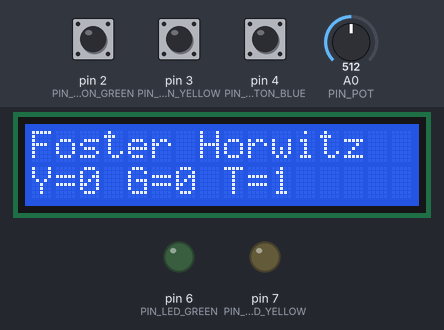
Recording of a sketch running on a simulated Arduino Uno, built with avr-gcc and run on an emulated ATmega328P. On the bench: 16×2 character LCD, output pins drawn as LEDs (lit = HIGH). The inputs (shaded band) are chosen by the test bench; at power-on: pin 2 (PIN_PUSHBUTTON_GREEN) HIGH, pin 3 (PIN_PUSHBUTTON_YELLOW) HIGH, pin 4 (PIN_PUSHBUTTON_BLUE) HIGH, A0 (PIN_POT) = 512. What the sketch prints to the serial monitor is not drawn.

Above: at 1.2 s.
1.3 s: pin 2 (PIN_PUSHBUTTON_GREEN) pulled LOW for 0.15 s
At 2.8 s:
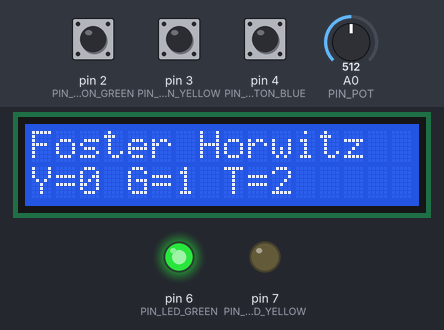
4.4 s: pin 3 (PIN_PUSHBUTTON_YELLOW) pulled LOW for 0.15 s
At 5.6 s:
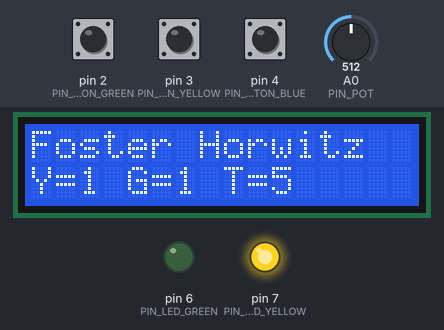
7.5 s: pin 4 (PIN_PUSHBUTTON_BLUE) pulled LOW for 0.15 s
At 8.8 s:
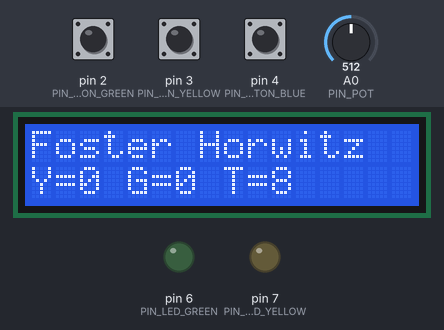
9.5 s: pin 2 (PIN_PUSHBUTTON_GREEN) pulled LOW for 1 s
At 11.5 s:
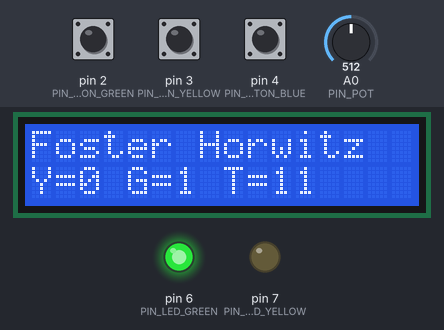
12.0 s: pin 3 (PIN_PUSHBUTTON_YELLOW) pulled LOW for 1 s
At 13.8 s:
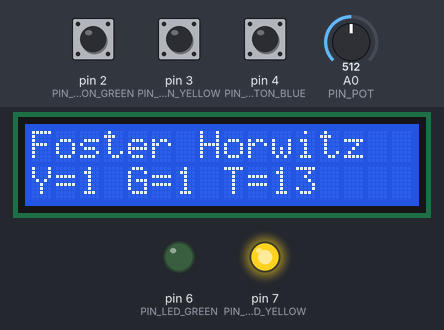
14.5 s: pin 4 (PIN_PUSHBUTTON_BLUE) pulled LOW for 1 s
At 15.6 s:
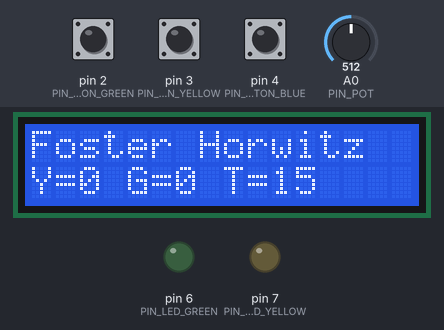
Timing chart, 0 to 17.5 s (numbered marks = the images above; inputs shaded):
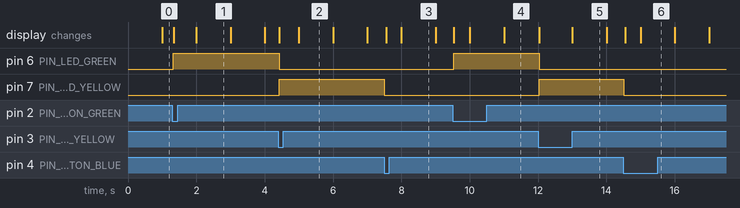

The sketch:

Timers.ino
```cpp
#include <LiquidCrystal.h>

LiquidCrystal lcd(13, 12, 11, 10, 9, 8);

#define LINE0 0
#define LINE1 1
#define PIN_POT 0

#define PIN_PUSHBUTTON_GREEN 2
#define PIN_PUSHBUTTON_YELLOW 3
#define PIN_PUSHBUTTON_BLUE 4

#define PIN_LED_GREEN 6
#define PIN_LED_YELLOW 7

volatile uint8_t mainEventFlags = 0;
#define FLAG_YELLOW_PUSHBUTTON 0x01
#define FLAG_GREEN_PUSHBUTTON 0x02

int pot;
int yellowCount = 0;
int greenCount = 0;
unsigned nowTime = millis();
unsigned lastTime = nowTime;

uint8_t blueState = HIGH;
uint8_t lastBlueState = HIGH;
uint8_t greenState = HIGH;
uint8_t lastGreenState = HIGH;

void setup() {
  Serial.begin(9600);
  lcd.begin(16, 2);
  lcd.print("Foster Horwitz");

  pinMode(PIN_PUSHBUTTON_YELLOW, INPUT_PULLUP);
  pinMode(PIN_PUSHBUTTON_GREEN, INPUT_PULLUP);
  pinMode(PIN_PUSHBUTTON_BLUE, INPUT_PULLUP);

  attachInterrupt(digitalPinToInterrupt(PIN_PUSHBUTTON_YELLOW), yellow_pushbutton_isr, FALLING);
  attachInterrupt(digitalPinToInterrupt(PIN_PUSHBUTTON_GREEN), green_pushbutton_isr, FALLING);

  pinMode(PIN_LED_GREEN, OUTPUT);
  pinMode(PIN_LED_YELLOW, OUTPUT);
  digitalWrite(PIN_LED_YELLOW, LOW);
  digitalWrite(PIN_LED_GREEN, LOW);
}

void loop() {
  nowTime = millis();
  pot = analogRead(PIN_POT);
  lcd.setCursor(0, 1);
  lcd.print("Y=");
  lcd.print(yellowCount);
  lcd.print(" G=");
  lcd.print(greenCount);
  lcd.print(" T=");
  lcd.print(nowTime/1000);
  if (nowTime - lastTime > 2000) {
    Serial.print("Pot =");
    Serial.println(pot);
    Serial.print(" \n");
    lastTime = nowTime;
  }

  if (mainEventFlags & FLAG_YELLOW_PUSHBUTTON) {
    delay(30);
    mainEventFlags &= ~FLAG_YELLOW_PUSHBUTTON;
    if (!digitalRead(PIN_PUSHBUTTON_YELLOW)) {
      // Do the action!
      Serial.print("Pressed Yellow\n");
      yellowCount++;
      digitalWrite(PIN_LED_YELLOW, HIGH);
      digitalWrite(PIN_LED_GREEN, LOW);
    }
  }

  if (mainEventFlags & FLAG_GREEN_PUSHBUTTON) {
    delay(30);
    mainEventFlags &= ~FLAG_GREEN_PUSHBUTTON;
    if (!digitalRead(PIN_PUSHBUTTON_GREEN)) {
      // Do the action!
      Serial.print("Pressed Green\n");
      greenCount++;
      digitalWrite(PIN_LED_YELLOW, LOW);
      digitalWrite(PIN_LED_GREEN, HIGH);
    }
  }

  blueState = digitalRead(PIN_PUSHBUTTON_BLUE);
  if (blueState != lastBlueState) {
    if (!blueState) {
      yellowCount = 0;
      greenCount = 0;
      digitalWrite(PIN_LED_YELLOW, LOW);
      digitalWrite(PIN_LED_GREEN, LOW);
    }
    delay(50);
  }
  lastBlueState = blueState;
}


void yellow_pushbutton_isr() {
  mainEventFlags |= FLAG_YELLOW_PUSHBUTTON;
}

void green_pushbutton_isr() {
  mainEventFlags |= FLAG_GREEN_PUSHBUTTON;
}
```

Measured:
- after the input at 1.3 s, pin 6 (PIN_LED_GREEN): LOW → HIGH at once
- after the input at 4.4 s, pin 6 (PIN_LED_GREEN): HIGH → LOW at once; pin 7 (PIN_LED_YELLOW): LOW → HIGH at once
- after the input at 7.5 s, pin 7 (PIN_LED_YELLOW): HIGH → LOW at once
- after the input at 9.5 s, pin 6 (PIN_LED_GREEN): LOW → HIGH at once
- after the input at 12.0 s, pin 6 (PIN_LED_GREEN): HIGH → LOW at once; pin 7 (PIN_LED_YELLOW): LOW → HIGH at once
- after the input at 14.5 s, pin 7 (PIN_LED_YELLOW): HIGH → LOW at once
- what the display in image 1 shows lasts 1.0 s, from 2.0 s to 3.0 s
